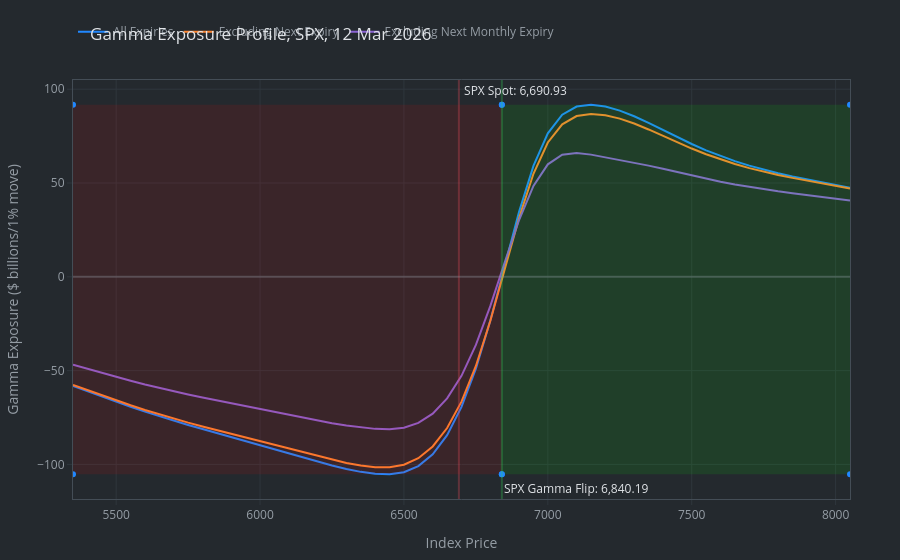

Notebook code cell kept with this figure:
### Markdown cell above
### Plot Gamma Exposure Profile

### Code cell
fig = go.Figure()

fig.add_trace(
    go.Scatter(
        x=levels,
        y=total_gamma,
        mode="lines",
        name="All Expiries",
        line=dict(color=COLOURS["blue"][4]),
    )
)
fig.add_trace(
    go.Scatter(
        x=levels,
        y=total_gamma_excluding_next,
        mode="lines",
        name="Excluding Next Expiry",
        line=dict(color=COLOURS["orange"][4]),
    )
)
fig.add_trace(
    go.Scatter(
        x=levels,
        y=total_gamma_excluding_friday,
        mode="lines",
        name="Excluding Next Monthly Expiry",
        line=dict(color=COLOURS["purple"][4]),
    )
)

# Plot the spot price.
fig.add_vline(
    x=spot_price,
    line=dict(color=COLOURS["red"][4], width=2),
    annotation_text=f" {index} Spot: {spot_price:,.2f}",  # space for position
    annotation_position="top right",
)

# Plot the zero gamma price.
fig.add_vline(
    x=zero_gamma,
    line=dict(color=COLOURS["green"][4], width=2),
    annotation_text=f"{index} Gamma Flip: {zero_gamma:,.2f} ",
    annotation_position="bottom right",
)

fig.add_hline(y=0, line=dict(color=COLOURS["grey"][4], width=2))

# Shade areas of negative and positive gamma.
fig.add_traces(
    [
        go.Scatter(
            x=[from_strike, zero_gamma, zero_gamma, from_strike],
            y=[min(total_gamma), min(total_gamma), max(total_gamma), max(total_gamma)],
            fill="toself",
            fillcolor="rgba(255,0,0,0.1)",  # red
            line=dict(width=0),
            showlegend=False,
        ),
        go.Scatter(
            x=[zero_gamma, to_strike, to_strike, zero_gamma],
            y=[min(total_gamma), min(total_gamma), max(total_gamma), max(total_gamma)],
            fill="toself",
            fillcolor="rgba(0,255,0,0.1)",  # green
            line=dict(width=0),
            showlegend=False,
        ),
    ]
)

fig.update_layout(
    title=f"Gamma Exposure Profile, {index}, {date_today.strftime('%d %b %Y')}",
    xaxis=dict(title="Index Price", range=[from_strike, to_strike]),
    yaxis=dict(title="Gamma Exposure ($ billions/1% move)"),
    margin=dict(t=80),
)

fig.show()

### Figure 1 — Plotly figure (JSON) as saved in the notebook; plotly's stock layout.template omitted (floating-point values rounded to 4 significant figures)
{"data": [{"line": {"color": "#2188ff"}, "mode": "lines", "name": "All Expiries", "type": "scatter", "x": [5350, 5400, 5450, 5500, 5550, 5600, 5650, 5700, 5750, 5800, 5850, 5900, 5950, 6000, 6050, 6100, 6150, 6200, 6250, 6300, 6350, 6400, 6450, 6500, 6550, 6600, 6650, 6700, 6750, 6800, 6850, 6900, 6950, 7000, 7050, 7100, 7150, 7200, 7250, 7300, 7350, 7400, 7450, 7500, 7550, 7600, 7650, 7700, 7750, 7800, 7850, 7900, 7950, 8000, 8050], "y": [-58.23, -61.06, -63.86, -66.6, -69.27, -71.85, -74.32, -76.68, -78.96, -81.16, -83.3, -85.43, -87.55, -89.71, -91.91, -94.15, -96.39, -98.57, -100.6, -102.4, -104.0, -105.0, -105.3, -104.1, -100.9, -94.6, -84.38, -69.38, -48.98, -23.36, 5.702, 34.62, 59.14, 76.45, 86.38, 90.76, 91.73, 90.75, 88.57, 85.56, 82.03, 78.24, 74.43, 70.78, 67.4, 64.36, 61.65, 59.26, 57.14, 55.24, 53.5, 51.89, 50.36, 48.88, 47.44]}, {"line": {"color": "#fb8532"}, "mode": "lines", "name": "Excluding Next Expiry", "type": "scatter", "x": [5350, 5400, 5450, 5500, 5550, 5600, 5650, 5700, 5750, 5800, 5850, 5900, 5950, 6000, 6050, 6100, 6150, 6200, 6250, 6300, 6350, 6400, 6450, 6500, 6550, 6600, 6650, 6700, 6750, 6800, 6850, 6900, 6950, 7000, 7050, 7100, 7150, 7200, 7250, 7300, 7350, 7400, 7450, 7500, 7550, 7600, 7650, 7700, 7750, 7800, 7850, 7900, 7950, 8000, 8050], "y": [-57.67, -60.45, -63.19, -65.88, -68.47, -70.96, -73.33, -75.59, -77.73, -79.78, -81.77, -83.71, -85.65, -87.6, -89.6, -91.63, -93.68, -95.68, -97.56, -99.24, -100.6, -101.5, -101.5, -100.1, -96.68, -90.41, -80.61, -66.52, -47.51, -23.55, 3.863, 31.39, 54.9, 71.6, 81.28, 85.67, 86.82, 86.13, 84.3, 81.68, 78.53, 75.12, 71.67, 68.36, 65.3, 62.54, 60.09, 57.93, 56.02, 54.3, 52.72, 51.24, 49.83, 48.45, 47.09]}, {"line": {"color": "#8a63d2"}, "mode": "lines", "name": "Excluding Next Monthly Expiry", "type": "scatter", "x": [5350, 5400, 5450, 5500, 5550, 5600, 5650, 5700, 5750, 5800, 5850, 5900, 5950, 6000, 6050, 6100, 6150, 6200, 6250, 6300, 6350, 6400, 6450, 6500, 6550, 6600, 6650, 6700, 6750, 6800, 6850, 6900, 6950, 7000, 7050, 7100, 7150, 7200, 7250, 7300, 7350, 7400, 7450, 7500, 7550, 7600, 7650, 7700, 7750, 7800, 7850, 7900, 7950, 8000, 8050], "y": [-46.84, -49.05, -51.23, -53.36, -55.42, -57.39, -59.25, -61.02, -62.69, -64.29, -65.83, -67.34, -68.85, -70.38, -71.93, -73.52, -75.09, -76.61, -78.01, -79.26, -80.31, -81.06, -81.24, -80.4, -77.88, -72.93, -64.8, -52.77, -36.33, -15.66, 7.634, 30.27, 48.46, 59.94, 65.07, 66.03, 65.13, 63.72, 62.28, 60.82, 59.27, 57.59, 55.82, 54.03, 52.31, 50.7, 49.22, 47.88, 46.66, 45.55, 44.51, 43.52, 42.55, 41.6, 40.64]}, {"fill": "toself", "fillcolor": "rgba(255,0,0,0.1)", "line": {"width": 0}, "showlegend": false, "type": "scatter", "x": [5350, 6840.0, 6840.0, 5350], "y": [-105.3, -105.3, 91.73, 91.73]}, {"fill": "toself", "fillcolor": "rgba(0,255,0,0.1)", "line": {"width": 0}, "showlegend": false, "type": "scatter", "x": [6840.0, 8050, 8050, 6840.0], "y": [-105.3, -105.3, 91.73, 91.73]}], "layout": {"annotations": [{"showarrow": false, "text": " SPX Spot: 6,690.93", "x": 6691.0, "xanchor": "left", "xref": "x", "y": 1, "yanchor": "top", "yref": "y domain"}, {"showarrow": false, "text": "SPX Gamma Flip: 6,840.19 ", "x": 6840.0, "xanchor": "left", "xref": "x", "y": 0, "yanchor": "bottom", "yref": "y domain"}], "margin": {"t": 80}, "shapes": [{"line": {"color": "#ea4a5a", "width": 2}, "type": "line", "x0": 6691.0, "x1": 6691.0, "xref": "x", "y0": 0, "y1": 1, "yref": "y domain"}, {"line": {"color": "#34d058", "width": 2}, "type": "line", "x0": 6840.0, "x1": 6840.0, "xref": "x", "y0": 0, "y1": 1, "yref": "y domain"}, {"line": {"color": "#959da5", "width": 2}, "type": "line", "x0": 0, "x1": 1, "xref": "x domain", "y0": 0, "y1": 0, "yref": "y"}], "title": {"text": "Gamma Exposure Profile, SPX, 12 Mar 2026"}, "xaxis": {"range": [5350, 8050], "title": {"text": "Index Price"}}, "yaxis": {"title": {"text": "Gamma Exposure ($ billions/1% move)"}}}}
